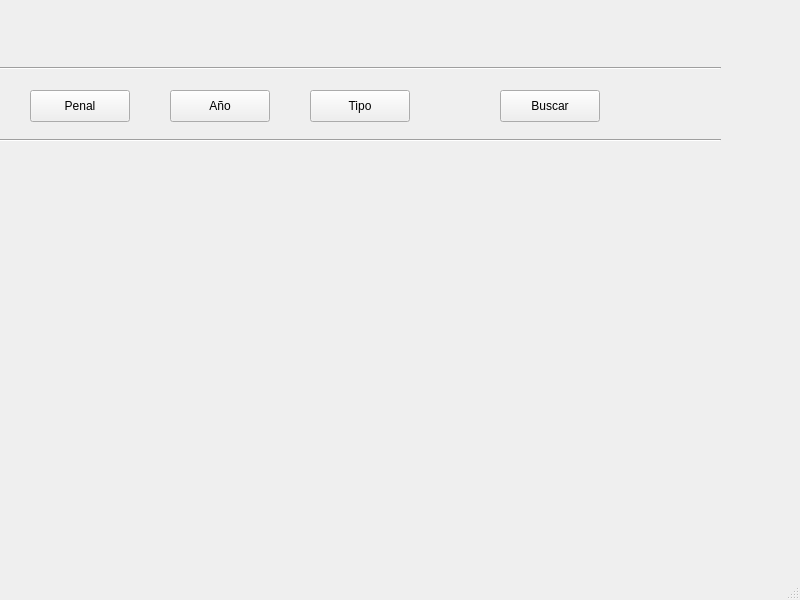
<?xml version="1.0" encoding="UTF-8"?>
<ui version="4.0">
 <class>MainWindow</class>
 <widget class="QMainWindow" name="MainWindow">
  <property name="geometry">
   <rect>
    <x>0</x>
    <y>0</y>
    <width>800</width>
    <height>600</height>
   </rect>
  </property>
  <property name="windowTitle">
   <string>MainWindow</string>
  </property>
  <widget class="QWidget" name="centralwidget">
   <widget class="Line" name="line">
    <property name="geometry">
     <rect>
      <x>0</x>
      <y>130</y>
      <width>721</width>
      <height>20</height>
     </rect>
    </property>
    <property name="orientation">
     <enum>Qt::Orientation::Horizontal</enum>
    </property>
   </widget>
   <widget class="Line" name="line_2">
    <property name="geometry">
     <rect>
      <x>0</x>
      <y>60</y>
      <width>721</width>
      <height>16</height>
     </rect>
    </property>
    <property name="orientation">
     <enum>Qt::Orientation::Horizontal</enum>
    </property>
   </widget>
   <widget class="QPushButton" name="pushButton">
    <property name="geometry">
     <rect>
      <x>30</x>
      <y>90</y>
      <width>100</width>
      <height>32</height>
     </rect>
    </property>
    <property name="text">
     <string>Penal</string>
    </property>
   </widget>
   <widget class="QPushButton" name="pushButton_2">
    <property name="geometry">
     <rect>
      <x>170</x>
      <y>90</y>
      <width>100</width>
      <height>32</height>
     </rect>
    </property>
    <property name="text">
     <string>Año</string>
    </property>
   </widget>
   <widget class="QPushButton" name="pushButton_3">
    <property name="geometry">
     <rect>
      <x>310</x>
      <y>90</y>
      <width>100</width>
      <height>32</height>
     </rect>
    </property>
    <property name="text">
     <string>Tipo</string>
    </property>
   </widget>
   <widget class="QPushButton" name="pushButton_4">
    <property name="geometry">
     <rect>
      <x>500</x>
      <y>90</y>
      <width>100</width>
      <height>32</height>
     </rect>
    </property>
    <property name="text">
     <string>Buscar</string>
    </property>
   </widget>
  </widget>
  <widget class="QStatusBar" name="statusbar"/>
 </widget>
 <resources/>
 <connections/>
</ui>
